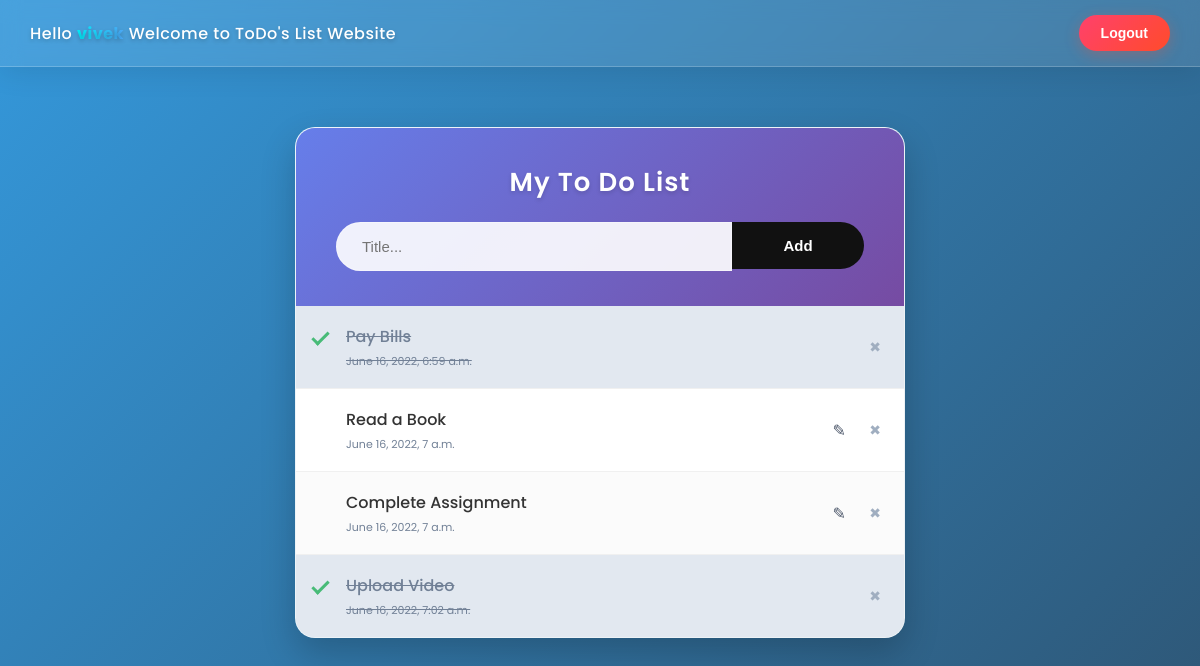
The app's page / (signed in) with its own data.
### myapp/models.py (models this page shows, shortened)
class UserTask(models.Model):
    user=models.ForeignKey(User,on_delete=models.CASCADE)
    title=models.CharField(max_length=100)
    complete=models.BooleanField(default=False)
    time=models.DateTimeField(auto_now_add=True)

### myapp/views.py (the view)
# urls.py: 2. Add a URL to urlpatterns:  path('', views.home, name='home')
def home(request):
    if request.user.is_authenticated:
        obj = UserTask.objects.all().filter(user=request.user)
        context={'tasks':obj}
        return render(request,'home.html',context)
    else:
        return redirect('/register')

### template/home.html (shortened to what this page needs)
<!DOCTYPE html>
<html>
<head>
</head>
<body>
  <div class="navbar">
    <div class="welcome-msg">Hello <span>{{request.user}}</span> Welcome to ToDo's List Website</div>
    <button onclick="location.href='/signout/'" class="logoutbtn">Logout</button>
  </div>
  <div class="container">
    <div class="todo-wrapper">
        <div id="myDIV" class="header">
          <h2>My To Do List</h2>
          <form method="post" action="/add/">
              <input type="text" id="myInput" placeholder="Title..." name="title" required>
              <button type="submit" class="addBtn">Add</button>
          </form>
        </div>
        <ul id="myUL">
            {% for task in tasks %}
                {% if task.complete is not False %}
                    <li onclick="location.href='/status/{{task.id}}'" class="checked">
                        <span>{{task.title}}</span>
                        <span class="task-time">{{task.time}}</span>
                        <a href="/delete/{{task.id}}" class="close">&#10006;</a>
                    </li>
                {% else %}
                    <li onclick="location.href='/status/{{task.id}}'">
                        <span>{{task.title}}</span>
                        <span class="task-time">{{task.time}}</span>
                        <a href="/edit/{{task.id}}" class="edit-icon">&#9998;</a>
                        <a href="/delete/{{task.id}}" class="close">&#10006;</a>
                    </li>
                {% endif %}
            {% endfor %}
        </ul>
    </div>
  </div>
</body>
</html>

### template/home.html (style rules this page uses)
body { background: linear-gradient(-45deg, #1f1c2c, #928dab, #2c3e50, #3498db); background-size: 400% 400%; animation: gradientBG 15s ease infinite; font-family: 'Poppins', sans-serif; margin: 0; padding: 0; min-height: 100vh; color: #333; }
* { box-sizing: border-box; }
.navbar { background: rgba(255, 255, 255, 0.1); backdrop-filter: blur(10px); -webkit-backdrop-filter: blur(10px); border-bottom: 1px solid rgba(255, 255, 255, 0.2); padding: 15px 30px; display: flex; justify-content: space-between; align-items: center; box-shadow: 0 4px 30px rgba(0, 0, 0, 0.1); }
.navbar .welcome-msg { list-style-type: none; color: #ffffff; font-size: 16px; font-weight: 500; letter-spacing: 0.5px; text-shadow: 0 2px 4px rgba(0,0,0,0.2); }
.navbar .welcome-msg span { background: linear-gradient(to right, #00f2fe, #4facfe); -webkit-background-clip: text; -webkit-text-fill-color: transparent; font-weight: 700; }
.logoutbtn { background: linear-gradient(135deg, #ff416c, #ff4b2b); color: white; font-size: 14px; font-weight: 600; border: none; padding: 10px 22px; border-radius: 30px; box-shadow: 0 4px 15px rgba(255, 75, 43, 0.3); transition: all 0.3s ease; }
.container { max-width: 650px; margin: 60px auto; padding: 0 20px; }
.todo-wrapper { background: rgba(255, 255, 255, 0.85); backdrop-filter: blur(15px); -webkit-backdrop-filter: blur(15px); border-radius: 20px; overflow: hidden; box-shadow: 0 15px 35px rgba(0, 0, 0, 0.2); border: 1px solid rgba(255, 255, 255, 0.4); }
.header { background: linear-gradient(135deg, #667eea, #764ba2); padding: 35px 40px; color: white; text-align: center; }
.header h2 { margin: 0 0 20px 0; font-weight: 600; font-size: 26px; letter-spacing: 1px; text-shadow: 0 2px 4px rgba(0,0,0,0.15); }
input { margin: 0; border: 1px solid rgba(255,255,255,0.3); border-radius: 30px 0 0 30px; width: 75%; padding: 15px 25px; float: left; font-size: 15px; background: rgba(255, 255, 255, 0.9); color: #333; outline: none; transition: all 0.3s; }
.addBtn { padding: 15px; width: 25%; background: #111; color: white; float: left; text-align: center; font-size: 15px; font-weight: 600; cursor: pointer; transition: all 0.3s ease; border-radius: 0 30px 30px 0; border: none; }
.header:after { content: ""; display: table; clear: both; }
ul { margin: 0; padding: 0; }
ul li { cursor: pointer; position: relative; padding: 18px 50px 18px 50px; list-style-type: none; background: #ffffff; font-size: 16px; font-weight: 500; transition: all 0.2s ease; border-bottom: 1px solid #f0f0f0; -webkit-user-select: none; -moz-user-select: none; -ms-user-select: none; user-select: none; }
ul li:last-child { border-bottom: none; }
ul li:nth-child(odd) { background: #fbfbfb; }
ul li.checked { background: #e2e8f0; color: #718096; text-decoration: line-through; }
ul li.checked::before { content: ''; position: absolute; border-color: #48bb78; border-style: solid; border-width: 0 3px 3px 0; top: 22px; left: 20px; transform: rotate(45deg); height: 14px; width: 6px; }
.close { position: absolute; right: 15px; top: 50%; transform: translateY(-50%); color: #a0aec0; font-size: 14px; transition: all 0.2s ease; text-decoration: none; padding: 8px; border-radius: 50%; display: flex; align-items: center; justify-content: center; }
.edit-icon { position: absolute; right: 50px; top: 50%; transform: translateY(-50%); color: #4a5568; font-size: 16px; transition: all 0.2s ease; text-decoration: none; padding: 8px; border-radius: 50%; display: flex; align-items: center; justify-content: center; }
.task-time { display: block; font-size: 11px; color: #718096; margin-top: 4px; font-weight: 400; }

### records on screen
UserTask: title "Pay Bills", time "June 16, 2022, 6:59 a.m."
UserTask: title "Read a Book", time "June 16, 2022, 7 a.m."
UserTask: title "Complete Assignment", time "June 16, 2022, 7 a.m."
UserTask: title "Upload Video", time "June 16, 2022, 7:02 a.m."

### other values on screen
{{ request.user }} "vivek"
